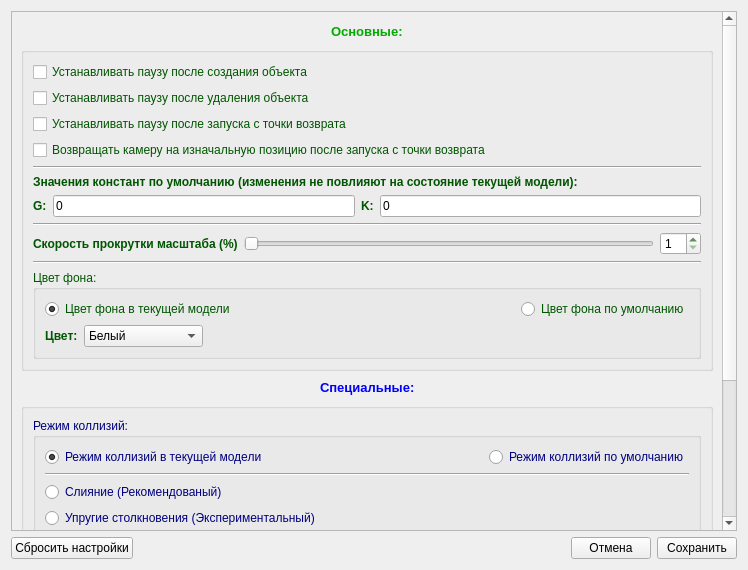
<?xml version="1.0" encoding="UTF-8"?>
<ui version="4.0">
 <class>SettingsWidget</class>
 <widget class="QWidget" name="SettingsWidget">
  <property name="geometry">
   <rect>
    <x>0</x>
    <y>0</y>
    <width>748</width>
    <height>570</height>
   </rect>
  </property>
  <property name="minimumSize">
   <size>
    <width>666</width>
    <height>0</height>
   </size>
  </property>
  <property name="windowTitle">
   <string>Настройки</string>
  </property>
  <layout class="QVBoxLayout" name="verticalLayout_13">
   <item>
    <layout class="QVBoxLayout" name="verticalLayout_12">
     <item>
      <widget class="QScrollArea" name="scrollArea">
       <property name="widgetResizable">
        <bool>true</bool>
       </property>
       <widget class="QWidget" name="scrollAreaWidgetContents">
        <property name="geometry">
         <rect>
          <x>0</x>
          <y>-296</y>
          <width>712</width>
          <height>815</height>
         </rect>
        </property>
        <layout class="QVBoxLayout" name="verticalLayout_11">
         <item>
          <layout class="QHBoxLayout" name="horizontalLayout_5">
           <item>
            <spacer name="horizontalSpacer_3">
             <property name="orientation">
              <enum>Qt::Horizontal</enum>
             </property>
             <property name="sizeHint" stdset="0">
              <size>
               <width>40</width>
               <height>20</height>
              </size>
             </property>
            </spacer>
           </item>
           <item>
            <widget class="QLabel" name="label">
             <property name="palette">
              <palette>
               <active>
                <colorrole role="WindowText">
                 <brush brushstyle="SolidPattern">
                  <color alpha="255">
                   <red>0</red>
                   <green>170</green>
                   <blue>0</blue>
                  </color>
                 </brush>
                </colorrole>
               </active>
               <inactive>
                <colorrole role="WindowText">
                 <brush brushstyle="SolidPattern">
                  <color alpha="255">
                   <red>0</red>
                   <green>170</green>
                   <blue>0</blue>
                  </color>
                 </brush>
                </colorrole>
               </inactive>
               <disabled>
                <colorrole role="WindowText">
                 <brush brushstyle="SolidPattern">
                  <color alpha="127">
                   <red>255</red>
                   <green>255</green>
                   <blue>255</blue>
                  </color>
                 </brush>
                </colorrole>
               </disabled>
              </palette>
             </property>
             <property name="font">
              <font>
               <pointsize>10</pointsize>
               <weight>75</weight>
               <bold>true</bold>
              </font>
             </property>
             <property name="text">
              <string>Основные:</string>
             </property>
            </widget>
           </item>
           <item>
            <spacer name="horizontalSpacer_4">
             <property name="orientation">
              <enum>Qt::Horizontal</enum>
             </property>
             <property name="sizeHint" stdset="0">
              <size>
               <width>40</width>
               <height>20</height>
              </size>
             </property>
            </spacer>
           </item>
          </layout>
         </item>
         <item>
          <widget class="QGroupBox" name="groupBox">
           <property name="palette">
            <palette>
             <active>
              <colorrole role="WindowText">
               <brush brushstyle="SolidPattern">
                <color alpha="255">
                 <red>0</red>
                 <green>85</green>
                 <blue>0</blue>
                </color>
               </brush>
              </colorrole>
             </active>
             <inactive>
              <colorrole role="WindowText">
               <brush brushstyle="SolidPattern">
                <color alpha="255">
                 <red>0</red>
                 <green>85</green>
                 <blue>0</blue>
                </color>
               </brush>
              </colorrole>
             </inactive>
             <disabled>
              <colorrole role="WindowText">
               <brush brushstyle="SolidPattern">
                <color alpha="127">
                 <red>255</red>
                 <green>255</green>
                 <blue>255</blue>
                </color>
               </brush>
              </colorrole>
             </disabled>
            </palette>
           </property>
           <property name="title">
            <string/>
           </property>
           <layout class="QVBoxLayout" name="verticalLayout_5">
            <item>
             <layout class="QVBoxLayout" name="verticalLayout_4">
              <item>
               <widget class="QCheckBox" name="pause_after_create">
                <property name="text">
                 <string>Устанавливать паузу после создания объекта</string>
                </property>
               </widget>
              </item>
              <item>
               <widget class="QCheckBox" name="pause_after_delete">
                <property name="text">
                 <string>Устанавливать паузу после удаления объекта</string>
                </property>
               </widget>
              </item>
              <item>
               <widget class="QCheckBox" name="pause_after_restart">
                <property name="text">
                 <string>Устанавливать паузу после запуска с точки возврата</string>
                </property>
               </widget>
              </item>
              <item>
               <widget class="QCheckBox" name="back_camera">
                <property name="text">
                 <string>Возвращать камеру на изначальную позицию после запуска с точки возврата</string>
                </property>
               </widget>
              </item>
              <item>
               <spacer name="verticalSpacer">
                <property name="orientation">
                 <enum>Qt::Vertical</enum>
                </property>
                <property name="sizeHint" stdset="0">
                 <size>
                  <width>20</width>
                  <height>40</height>
                 </size>
                </property>
               </spacer>
              </item>
              <item>
               <widget class="Line" name="line_2">
                <property name="orientation">
                 <enum>Qt::Horizontal</enum>
                </property>
               </widget>
              </item>
              <item>
               <layout class="QVBoxLayout" name="verticalLayout">
                <item>
                 <widget class="QLabel" name="free_lab_6">
                  <property name="font">
                   <font>
                    <pointsize>9</pointsize>
                    <weight>75</weight>
                    <bold>true</bold>
                   </font>
                  </property>
                  <property name="text">
                   <string>Значения констант по умолчанию (изменения не повлияют на состояние текущей модели):</string>
                  </property>
                 </widget>
                </item>
                <item>
                 <layout class="QHBoxLayout" name="horizontalLayout">
                  <item>
                   <layout class="QHBoxLayout" name="horizontalLayout_14">
                    <item>
                     <widget class="QLabel" name="free_lab_4">
                      <property name="font">
                       <font>
                        <pointsize>9</pointsize>
                        <weight>75</weight>
                        <bold>true</bold>
                       </font>
                      </property>
                      <property name="text">
                       <string>G:</string>
                      </property>
                     </widget>
                    </item>
                    <item>
                     <widget class="QLineEdit" name="g_line">
                      <property name="text">
                       <string>0</string>
                      </property>
                     </widget>
                    </item>
                   </layout>
                  </item>
                  <item>
                   <widget class="QLabel" name="free_lab_5">
                    <property name="font">
                     <font>
                      <pointsize>9</pointsize>
                      <weight>75</weight>
                      <bold>true</bold>
                     </font>
                    </property>
                    <property name="text">
                     <string>K:</string>
                    </property>
                   </widget>
                  </item>
                  <item>
                   <widget class="QLineEdit" name="q_line">
                    <property name="text">
                     <string>0</string>
                    </property>
                   </widget>
                  </item>
                 </layout>
                </item>
               </layout>
              </item>
              <item>
               <spacer name="verticalSpacer_2">
                <property name="orientation">
                 <enum>Qt::Vertical</enum>
                </property>
                <property name="sizeHint" stdset="0">
                 <size>
                  <width>20</width>
                  <height>40</height>
                 </size>
                </property>
               </spacer>
              </item>
              <item>
               <widget class="Line" name="line_5">
                <property name="orientation">
                 <enum>Qt::Horizontal</enum>
                </property>
               </widget>
              </item>
              <item>
               <layout class="QHBoxLayout" name="horizontalLayout_2">
                <item>
                 <widget class="QLabel" name="free_lab_7">
                  <property name="font">
                   <font>
                    <pointsize>9</pointsize>
                    <weight>75</weight>
                    <bold>true</bold>
                   </font>
                  </property>
                  <property name="text">
                   <string>Скорость прокрутки масштаба (%)</string>
                  </property>
                 </widget>
                </item>
                <item>
                 <widget class="QSlider" name="horizontalSlider">
                  <property name="minimum">
                   <number>1</number>
                  </property>
                  <property name="maximum">
                   <number>50</number>
                  </property>
                  <property name="orientation">
                   <enum>Qt::Horizontal</enum>
                  </property>
                  <property name="tickPosition">
                   <enum>QSlider::NoTicks</enum>
                  </property>
                 </widget>
                </item>
                <item>
                 <widget class="QSpinBox" name="spinBox">
                  <property name="minimum">
                   <number>1</number>
                  </property>
                  <property name="maximum">
                   <number>50</number>
                  </property>
                 </widget>
                </item>
               </layout>
              </item>
              <item>
               <spacer name="verticalSpacer_3">
                <property name="orientation">
                 <enum>Qt::Vertical</enum>
                </property>
                <property name="sizeHint" stdset="0">
                 <size>
                  <width>20</width>
                  <height>40</height>
                 </size>
                </property>
               </spacer>
              </item>
              <item>
               <widget class="Line" name="line_3">
                <property name="orientation">
                 <enum>Qt::Horizontal</enum>
                </property>
               </widget>
              </item>
              <item>
               <widget class="QGroupBox" name="groupBox_2">
                <property name="title">
                 <string>Цвет фона:</string>
                </property>
                <layout class="QVBoxLayout" name="verticalLayout_3">
                 <item>
                  <layout class="QVBoxLayout" name="verticalLayout_2">
                   <item>
                    <layout class="QHBoxLayout" name="horizontalLayout_4">
                     <item>
                      <widget class="QRadioButton" name="color_mode1">
                       <property name="text">
                        <string>Цвет фона в текущей модели</string>
                       </property>
                       <property name="checked">
                        <bool>true</bool>
                       </property>
                      </widget>
                     </item>
                     <item>
                      <spacer name="horizontalSpacer">
                       <property name="orientation">
                        <enum>Qt::Horizontal</enum>
                       </property>
                       <property name="sizeHint" stdset="0">
                        <size>
                         <width>40</width>
                         <height>20</height>
                        </size>
                       </property>
                      </spacer>
                     </item>
                     <item>
                      <widget class="QRadioButton" name="color_mode2">
                       <property name="text">
                        <string>Цвет фона по умолчанию</string>
                       </property>
                      </widget>
                     </item>
                    </layout>
                   </item>
                   <item>
                    <spacer name="verticalSpacer_4">
                     <property name="orientation">
                      <enum>Qt::Vertical</enum>
                     </property>
                     <property name="sizeHint" stdset="0">
                      <size>
                       <width>20</width>
                       <height>40</height>
                      </size>
                     </property>
                    </spacer>
                   </item>
                   <item>
                    <layout class="QHBoxLayout" name="horizontalLayout_3">
                     <item>
                      <widget class="QLabel" name="free_lab_8">
                       <property name="font">
                        <font>
                         <pointsize>9</pointsize>
                         <weight>75</weight>
                         <bold>true</bold>
                        </font>
                       </property>
                       <property name="text">
                        <string>Цвет:</string>
                       </property>
                      </widget>
                     </item>
                     <item>
                      <widget class="QComboBox" name="color_box">
                       <item>
                        <property name="text">
                         <string>Белый</string>
                        </property>
                       </item>
                       <item>
                        <property name="text">
                         <string>Голубой</string>
                        </property>
                       </item>
                       <item>
                        <property name="text">
                         <string>Тёмно-серый</string>
                        </property>
                       </item>
                       <item>
                        <property name="text">
                         <string>Тёмно-красный</string>
                        </property>
                       </item>
                       <item>
                        <property name="text">
                         <string>Тёмно-зелёный</string>
                        </property>
                       </item>
                       <item>
                        <property name="text">
                         <string>Тёмно-синий</string>
                        </property>
                       </item>
                       <item>
                        <property name="text">
                         <string>Тёмно-жёлтый</string>
                        </property>
                       </item>
                      </widget>
                     </item>
                     <item>
                      <spacer name="horizontalSpacer_2">
                       <property name="orientation">
                        <enum>Qt::Horizontal</enum>
                       </property>
                       <property name="sizeHint" stdset="0">
                        <size>
                         <width>40</width>
                         <height>20</height>
                        </size>
                       </property>
                      </spacer>
                     </item>
                    </layout>
                   </item>
                  </layout>
                 </item>
                </layout>
               </widget>
              </item>
             </layout>
            </item>
           </layout>
          </widget>
         </item>
         <item>
          <layout class="QHBoxLayout" name="horizontalLayout_11">
           <item>
            <spacer name="horizontalSpacer_8">
             <property name="orientation">
              <enum>Qt::Horizontal</enum>
             </property>
             <property name="sizeHint" stdset="0">
              <size>
               <width>40</width>
               <height>20</height>
              </size>
             </property>
            </spacer>
           </item>
           <item>
            <widget class="QLabel" name="label_2">
             <property name="palette">
              <palette>
               <active>
                <colorrole role="WindowText">
                 <brush brushstyle="SolidPattern">
                  <color alpha="255">
                   <red>0</red>
                   <green>0</green>
                   <blue>255</blue>
                  </color>
                 </brush>
                </colorrole>
               </active>
               <inactive>
                <colorrole role="WindowText">
                 <brush brushstyle="SolidPattern">
                  <color alpha="255">
                   <red>0</red>
                   <green>0</green>
                   <blue>255</blue>
                  </color>
                 </brush>
                </colorrole>
               </inactive>
               <disabled>
                <colorrole role="WindowText">
                 <brush brushstyle="SolidPattern">
                  <color alpha="127">
                   <red>255</red>
                   <green>255</green>
                   <blue>255</blue>
                  </color>
                 </brush>
                </colorrole>
               </disabled>
              </palette>
             </property>
             <property name="font">
              <font>
               <pointsize>10</pointsize>
               <weight>75</weight>
               <bold>true</bold>
              </font>
             </property>
             <property name="text">
              <string>Специальные:</string>
             </property>
            </widget>
           </item>
           <item>
            <spacer name="horizontalSpacer_9">
             <property name="orientation">
              <enum>Qt::Horizontal</enum>
             </property>
             <property name="sizeHint" stdset="0">
              <size>
               <width>40</width>
               <height>20</height>
              </size>
             </property>
            </spacer>
           </item>
          </layout>
         </item>
         <item>
          <widget class="QGroupBox" name="groupBox_3">
           <property name="palette">
            <palette>
             <active>
              <colorrole role="WindowText">
               <brush brushstyle="SolidPattern">
                <color alpha="255">
                 <red>0</red>
                 <green>0</green>
                 <blue>127</blue>
                </color>
               </brush>
              </colorrole>
             </active>
             <inactive>
              <colorrole role="WindowText">
               <brush brushstyle="SolidPattern">
                <color alpha="255">
                 <red>0</red>
                 <green>0</green>
                 <blue>127</blue>
                </color>
               </brush>
              </colorrole>
             </inactive>
             <disabled>
              <colorrole role="WindowText">
               <brush brushstyle="SolidPattern">
                <color alpha="127">
                 <red>255</red>
                 <green>255</green>
                 <blue>255</blue>
                </color>
               </brush>
              </colorrole>
             </disabled>
            </palette>
           </property>
           <property name="title">
            <string/>
           </property>
           <layout class="QVBoxLayout" name="verticalLayout_10">
            <item>
             <widget class="QGroupBox" name="groupBox_4">
              <property name="title">
               <string>Режим коллизий:</string>
              </property>
              <layout class="QVBoxLayout" name="verticalLayout_6">
               <item>
                <layout class="QVBoxLayout" name="verticalLayout_7">
                 <item>
                  <layout class="QHBoxLayout" name="horizontalLayout_6">
                   <item>
                    <widget class="QRadioButton" name="coll_mode1">
                     <property name="text">
                      <string>Режим коллизий в текущей модели</string>
                     </property>
                     <property name="checked">
                      <bool>true</bool>
                     </property>
                    </widget>
                   </item>
                   <item>
                    <spacer name="horizontalSpacer_5">
                     <property name="orientation">
                      <enum>Qt::Horizontal</enum>
                     </property>
                     <property name="sizeHint" stdset="0">
                      <size>
                       <width>40</width>
                       <height>20</height>
                      </size>
                     </property>
                    </spacer>
                   </item>
                   <item>
                    <widget class="QRadioButton" name="coll_mode2">
                     <property name="text">
                      <string>Режим коллизий по умолчанию</string>
                     </property>
                    </widget>
                   </item>
                  </layout>
                 </item>
                 <item>
                  <layout class="QHBoxLayout" name="horizontalLayout_7"/>
                 </item>
                </layout>
               </item>
               <item>
                <widget class="Line" name="line">
                 <property name="orientation">
                  <enum>Qt::Horizontal</enum>
                 </property>
                </widget>
               </item>
               <item>
                <layout class="QVBoxLayout" name="verticalLayout_8">
                 <item>
                  <spacer name="verticalSpacer_7">
                   <property name="orientation">
                    <enum>Qt::Vertical</enum>
                   </property>
                   <property name="sizeHint" stdset="0">
                    <size>
                     <width>20</width>
                     <height>40</height>
                    </size>
                   </property>
                  </spacer>
                 </item>
                 <item>
                  <spacer name="verticalSpacer_5">
                   <property name="orientation">
                    <enum>Qt::Vertical</enum>
                   </property>
                   <property name="sizeHint" stdset="0">
                    <size>
                     <width>20</width>
                     <height>40</height>
                    </size>
                   </property>
                  </spacer>
                 </item>
                 <item>
                  <widget class="QRadioButton" name="merge_box">
                   <property name="text">
                    <string>Слияние (Рекомендованый)</string>
                   </property>
                  </widget>
                 </item>
                 <item>
                  <widget class="QRadioButton" name="elastic_box">
                   <property name="text">
                    <string>Упругие столкновения (Экспериментальный)</string>
                   </property>
                  </widget>
                 </item>
                 <item>
                  <widget class="QRadioButton" name="not_elastic_box">
                   <property name="text">
                    <string>Неупругие столкновения (Экспериментальный)</string>
                   </property>
                  </widget>
                 </item>
                </layout>
               </item>
              </layout>
             </widget>
            </item>
            <item>
             <widget class="QGroupBox" name="groupBox_5">
              <property name="minimumSize">
               <size>
                <width>0</width>
                <height>101</height>
               </size>
              </property>
              <property name="title">
               <string>Режим отрисовки</string>
              </property>
              <layout class="QVBoxLayout" name="verticalLayout_15">
               <item>
                <layout class="QVBoxLayout" name="verticalLayout_14">
                 <item>
                  <layout class="QHBoxLayout" name="horizontalLayout_8">
                   <item>
                    <widget class="QRadioButton" name="delta1">
                     <property name="font">
                      <font>
                       <underline>true</underline>
                      </font>
                     </property>
                     <property name="text">
                      <string>Привязка к производительности ПК</string>
                     </property>
                    </widget>
                   </item>
                   <item>
                    <spacer name="horizontalSpacer_6">
                     <property name="orientation">
                      <enum>Qt::Horizontal</enum>
                     </property>
                     <property name="sizeHint" stdset="0">
                      <size>
                       <width>40</width>
                       <height>20</height>
                      </size>
                     </property>
                    </spacer>
                   </item>
                   <item>
                    <widget class="QRadioButton" name="delta2">
                     <property name="font">
                      <font>
                       <underline>true</underline>
                      </font>
                     </property>
                     <property name="text">
                      <string>Использование deltaTime</string>
                     </property>
                    </widget>
                   </item>
                  </layout>
                 </item>
                 <item>
                  <widget class="QLabel" name="free_lab_9">
                   <property name="font">
                    <font>
                     <pointsize>9</pointsize>
                     <weight>75</weight>
                     <bold>true</bold>
                    </font>
                   </property>
                   <property name="text">
                    <string>Скорость cимуляции (рекомендовано 1):</string>
                   </property>
                  </widget>
                 </item>
                 <item>
                  <widget class="QLineEdit" name="sim_speed">
                   <property name="text">
                    <string>0</string>
                   </property>
                  </widget>
                 </item>
                 <item>
                  <layout class="QHBoxLayout" name="horizontalLayout_9"/>
                 </item>
                </layout>
               </item>
              </layout>
             </widget>
            </item>
            <item>
             <widget class="Line" name="line_4">
              <property name="orientation">
               <enum>Qt::Horizontal</enum>
              </property>
             </widget>
            </item>
            <item>
             <layout class="QVBoxLayout" name="verticalLayout_9">
              <item>
               <widget class="QCheckBox" name="fullscreen_box">
                <property name="text">
                 <string>Отркывать программу по умолчанию в полноэкранном режиме</string>
                </property>
               </widget>
              </item>
              <item>
               <spacer name="verticalSpacer_6">
                <property name="orientation">
                 <enum>Qt::Vertical</enum>
                </property>
                <property name="sizeHint" stdset="0">
                 <size>
                  <width>20</width>
                  <height>40</height>
                 </size>
                </property>
               </spacer>
              </item>
             </layout>
            </item>
           </layout>
          </widget>
         </item>
        </layout>
       </widget>
      </widget>
     </item>
     <item>
      <layout class="QHBoxLayout" name="horizontalLayout_10">
       <item>
        <widget class="QPushButton" name="drop_settings">
         <property name="text">
          <string>Сбросить настройки</string>
         </property>
        </widget>
       </item>
       <item>
        <spacer name="horizontalSpacer_7">
         <property name="orientation">
          <enum>Qt::Horizontal</enum>
         </property>
         <property name="sizeHint" stdset="0">
          <size>
           <width>40</width>
           <height>20</height>
          </size>
         </property>
        </spacer>
       </item>
       <item>
        <widget class="QPushButton" name="cancel_button">
         <property name="text">
          <string>Отмена</string>
         </property>
        </widget>
       </item>
       <item>
        <widget class="QPushButton" name="accept_button">
         <property name="text">
          <string>Сохранить</string>
         </property>
        </widget>
       </item>
      </layout>
     </item>
    </layout>
   </item>
  </layout>
 </widget>
 <tabstops>
  <tabstop>accept_button</tabstop>
  <tabstop>cancel_button</tabstop>
  <tabstop>drop_settings</tabstop>
  <tabstop>pause_after_restart</tabstop>
  <tabstop>back_camera</tabstop>
  <tabstop>g_line</tabstop>
  <tabstop>q_line</tabstop>
  <tabstop>color_mode1</tabstop>
  <tabstop>color_mode2</tabstop>
  <tabstop>color_box</tabstop>
  <tabstop>coll_mode1</tabstop>
  <tabstop>coll_mode2</tabstop>
  <tabstop>merge_box</tabstop>
  <tabstop>elastic_box</tabstop>
  <tabstop>not_elastic_box</tabstop>
  <tabstop>delta1</tabstop>
  <tabstop>delta2</tabstop>
  <tabstop>sim_speed</tabstop>
  <tabstop>fullscreen_box</tabstop>
  <tabstop>pause_after_delete</tabstop>
  <tabstop>pause_after_create</tabstop>
  <tabstop>scrollArea</tabstop>
 </tabstops>
 <resources/>
 <connections>
  <connection>
   <sender>horizontalSlider</sender>
   <signal>valueChanged(int)</signal>
   <receiver>spinBox</receiver>
   <slot>setValue(int)</slot>
   <hints>
    <hint type="sourcelabel">
     <x>556</x>
     <y>236</y>
    </hint>
    <hint type="destinationlabel">
     <x>601</x>
     <y>242</y>
    </hint>
   </hints>
  </connection>
  <connection>
   <sender>spinBox</sender>
   <signal>valueChanged(int)</signal>
   <receiver>horizontalSlider</receiver>
   <slot>setValue(int)</slot>
   <hints>
    <hint type="sourcelabel">
     <x>596</x>
     <y>228</y>
    </hint>
    <hint type="destinationlabel">
     <x>549</x>
     <y>237</y>
    </hint>
   </hints>
  </connection>
 </connections>
</ui>
